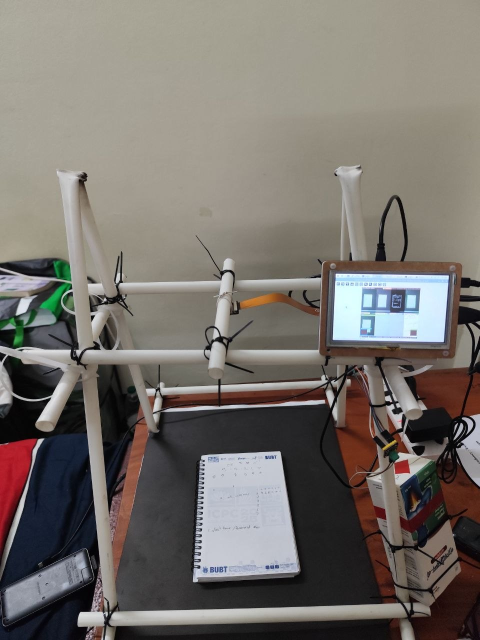
#> input picture Docscanner_simulation/image1.jpg, 960 x 1280 px (shown at 1/2 size)
$ python -i detector.py   (imports and definitions only)
#> lines starting #> are read from the running program, lines starting #| are printed output that depends on the picture; after the words box and inside, x2 and y2 are one past the last pixel; in counts of white or black regions, pixels touching at a corner belong together
### config.py
"""Configuration constants for the Smart Document Scanner.

All defaults live here so every module imports a single source of truth.
The runtime ``AppConfig`` dataclass can be constructed with overrides for
testing, but production code should just import the module-level constants.
"""

from __future__ import annotations

from dataclasses import dataclass, field
from pathlib import Path

# --------------------------------------------------------------------------- #
# Window / app
# --------------------------------------------------------------------------- #
WINDOW_TITLE = "Smart Document Scanner  -  C capture  D finish PDF  N new session  Q quit"

# --------------------------------------------------------------------------- #
# Directories
# --------------------------------------------------------------------------- #
PROJECT_ROOT: Path = Path(__file__).resolve().parent
CAPTURES_DIR: Path = PROJECT_ROOT / "captures"
SCANNED_DIR: Path = CAPTURES_DIR / "scanned"
RAW_DIR: Path = CAPTURES_DIR / "raw"
OUTPUT_DIR: Path = PROJECT_ROOT / "output"
PDF_DIR: Path = OUTPUT_DIR / "pdf"
QR_DIR: Path = OUTPUT_DIR / "qr"
TEMPLATES_DIR: Path = PROJECT_ROOT / "templates"

# --------------------------------------------------------------------------- #
# Camera
# --------------------------------------------------------------------------- #
DEFAULT_CAMERA_WIDTH: int = 1280
DEFAULT_CAMERA_HEIGHT: int = 720
# Accepted ``backend`` values:
#   "opencv"    - ``cv2.VideoCapture`` (USB cams / DroidCam URLs on any OS)
#   "picamera2" - Raspberry Pi Camera Module via libcamera + picamera2
#   "auto"      - pick "picamera2" on a Pi, "opencv" everywhere else
DEFAULT_BACKEND: str = "auto"
# When the configured camera source is unreachable, the LIVE loop shows a
# "camera not found" overlay and re-attempts ``Camera.try_reopen()`` every
# CAMERA_RETRY_SECONDS seconds (the heartbeat tick comes from the same 30 ms
# render loop). The app stays alive indefinitely until the device comes back.
CAMERA_RETRY_SECONDS: float = 3.0

# A document scanner benefits more from fixed focus than continuous autofocus:
# the document sits at a known distance, AF hunting during a multi-page scan
# produces focus-driven blur frames, and the IMX519 + AK7375 stack on the Pi
# accepts manual ``LensPosition`` in *dioptres* (1/metres) via libcamera.
# ``DEFAULT_LENS_POSITION_DIOPTRES = 2.2`` corresponds to ~0.45 m (45 cm),
# a comfortable desk-to-document distance. Tune per setup via --lens-position.
DEFAULT_AUTOFOCUS: bool = False
DEFAULT_LENS_POSITION_DIOPTRES: float = 2.2

# --------------------------------------------------------------------------- #
# Document scanning pipeline
# --------------------------------------------------------------------------- #
SCAN_MODE: str = "color"                  # "color" | "grayscale" | "bw"
A4_WIDTH_PX: int = 1654                   # 8.27 in * 200 dpi  (long edge ~220 dpi A4)
A4_HEIGHT_PX: int = 2339                  # 11.69 in * 200 dpi
DOC_BORDER_CROP_PX: int = 20              # final crop after perspective warp
# Maximum upscale ratio between the warped crop and the final A4-sized
# output.  Phone cameras crop out a ~1000 px wide page; upscaling 2.4x to
# 300 dpi A4 produced a soft, waxy result (Laplacian variance drops from
# 300 -> 6).  Cap the upscale so the warped region is rendered at its
# natural resolution whenever possible.
MAX_UPSCALE_RATIO: float = 1.0            # 1.0 = never upscale; cap to source
JPEG_QUALITY: int = 90
SHADOW_REMOVAL: bool = False
SHARPEN: bool = True
# Hard sharpness floor that ALWAYS fires before a page lands in the PDF,
# even when QUALITY_GATE_ENABLED is False.  50 catches the "6.0 variance
# waxy upscale" failure mode while still accepting clean MJPEG streams.
ABSOLUTE_BLUR_MIN_VARIANCE: float = 50.0

# --------------------------------------------------------------------------- #
# Flask / web UI
# --------------------------------------------------------------------------- #
DEFAULT_WEB_HOST: str = "0.0.0.0"
DEFAULT_WEB_PORT: int = 5000

# --------------------------------------------------------------------------- #
# Document detection (OpenCV contour pass)
# --------------------------------------------------------------------------- #
# When True, ``DocumentProcessor`` first asks ``DocumentDetector`` for a coarse
# document bbox and refines the corners inside that ROI; if that yields nothing
# it falls back to refining against the full-frame edge map.  Set False to skip
# the ROI stage and always use the full-frame edge path.
USE_ROI_DETECTOR: bool = True
DOC_MIN_AREA_RATIO: float = 0.08          # doc must cover >= 8% of frame

# --------------------------------------------------------------------------- #
# Quality gate (per-capture)
# --------------------------------------------------------------------------- #
QUALITY_GATE_ENABLED: bool = False  # user asked to turn all rejection conditions off
# Laplacian variance threshold for the "blurry" check.  80 is fine for a
# scanner over a desk; phone-camera MJPEG streams over Wi-Fi typically
# land around 15-30 because of compression + autofocus hunting.  Use
# ``--blur-min`` on the CLI to override per session.
BLUR_MIN_VARIANCE: float = 15.0
BRIGHTNESS_MIN: float = 25.0              # reject near-black frames
BRIGHTNESS_MAX: float = 240.0             # reject near-white frames
# Mean absolute pixel difference between the previous and current processed
# frame.  12 px is fine for a stationary scanner, but MJPEG over Wi-Fi
# routinely shows 15-30 px just from macroblock shimmer, and *real* camera
# shake can push it to 60+.  Raise this on the CLI via ``--motion-max`` if
# "rejected: motion" keeps firing.
MOTION_MAX_PX: float = 60.0
CORNER_CONFIDENCE_MIN: float = 0.30

# --------------------------------------------------------------------------- #
# Auto capture
# --------------------------------------------------------------------------- #
# When enabled, the LIVE loop auto-captures the current frame whenever a
# stable document contour has been observed for ``DEFAULT_STABLE_FRAMES``
# consecutive frames (~2 s at the default 30 ms LIVE tick, i.e. 60 frames).
# After each capture the FSM parks in State 2 and only flips back to
# State 1 after ``DEFAULT_AUTO_CAPTURE_COOLDOWN`` seconds of continuous
# no-match, giving the user time to swap pages.  Currently 1.5 s.
DEFAULT_AUTO_CAPTURE_ENABLED: bool = True
DEFAULT_AUTO_CAPTURE_COOLDOWN: float = 1.5  # 1.5 s no-match window in State 2 before flipping back to State 1

# --------------------------------------------------------------------------- #
# Audio cues - short WAV beeps for "doc detected / stable / captured".
# The ``sound`` module is pure-stdlib and self-synthesises the tones, so
# no extra pip dependency is required.  On Windows ``winsound`` is used
# directly; on macOS / Linux the platform's built-in audio player
# (``afplay`` / ``aplay`` / ``paplay``) is invoked through ``subprocess``.
# If no backend is available the calls silently no-op so the LIVE loop
# is never blocked or crashed by a missing sound card.
# --------------------------------------------------------------------------- #
DEFAULT_SOUND_ENABLED: bool = True
DEFAULT_SOUND_VOLUME: float = 0.6  # 0.0 (silent) - 1.0 (full)
DEFAULT_SOUND_SAMPLE_RATE: int = 22050
# ALSA I2S backend - same MAX98357A card as the long-form MP3 pipeline.
# ``plughw:2,0`` is the overlay card 2, device 0 on the Pi 5.
DEFAULT_SOUND_ALSA_DEVICE: str = "plughw:2,0"
DEFAULT_SOUND_ALSA_CHUNK_BYTES: int = 4096
# Stable corners required before auto-capture fires.  At the 30 ms LIVE
# tick (~33 fps) ``required_frames`` is roughly the wait time in seconds
# times 33, so the default 60 is ~1.8 s on the LIVE loop.  Bump this for a
# longer "hold still" window, drop it for snappier auto-capture.
DEFAULT_STABLE_FRAMES: int = 3  # ~1.8 s at the 30 ms LIVE tick
# Maximum corner drift (pixels) tolerated between consecutive frames.
# The contour + approxPolyDP pass routinely jitters 8-15 px even when the document
# is held still, so a tight 6 px threshold never lets the streak build.
# 18 px is comfortably above that noise floor but still below the drift
# you get from a slow hand swap (~40+ px).
DEFAULT_STABILITY_TOLERANCE: float = 18.0

# --------------------------------------------------------------------------- #
# Voice prompts (spoken cues layered on top of the tone ``sound`` module).
# The ``voice`` module renders WAV blobs via ``pyttsx3`` on Windows or
# ``espeak-ng`` (subprocess) on Linux / Raspberry Pi, then forwards them
# to ``sound.SoundPlayer._play_wav`` so tones and voice share the same
# audio backend.  Both backends are fully offline - no internet needed.
# --------------------------------------------------------------------------- #
DEFAULT_VOICE_ENABLED: bool = True
DEFAULT_VOICE_LANGUAGE: str = "en"      # espeak-ng voice id; "en", "en-us", "de", ...
DEFAULT_VOICE_RATE_WPM: int = 165       # speaking rate (pyttsx3 honours it; espeak gets ~170 wpm equivalent)
DEFAULT_VOICE_BACKEND: str = "auto"     # "pyttsx3" | "espeak" | "auto"

# --------------------------------------------------------------------------- #
# Long-form MP3 cues (Raspberry Pi 5 + MAX98357A I2S amp deployment).
#
# The ``mp3_player`` module plays user-supplied ``captured.mp3`` /
# ``deleted.mp3`` clips directly on the Pi 5's hardware I2S amp via
# ``pydub`` + ``pyalsaaudio`` (no PulseAudio / PipeWire in the path).
# On Windows / macOS / any host without pydub+alsaaudio+ffmpeg the
# player is a silent no-op so the dev box keeps working.
# --------------------------------------------------------------------------- #
DEFAULT_MP3_ENABLED: bool = True
DEFAULT_MP3_DEVICE: str = "plughw:2,0"   # MAX98357A card 2, device 0
DEFAULT_MP3_VOLUME_DB: float = 8.0       # +8 dB software gain (no hw mixer)
DEFAULT_MP3_CAPTURED_FILE: str = "captured.mp3"
DEFAULT_MP3_DELETED_FILE: str = "deleted.mp3"

# --------------------------------------------------------------------------- #
# Auto page-change detection
# --------------------------------------------------------------------------- #
# When enabled, ``PageChangeDetector`` watches the live pipeline for a
# "stable -> moved -> stable-again" gesture AND a phash delta on the warped
# A4 page.  On confirm it can auto-bump the in-session page counter and
# surface a "new page detected" message on the LIVE overlay.
PAGE_CHANGE_ENABLED: bool = True
# Hamming distance (over 64 bits) between the previous captured page's
# perceptual hash and the current one that qualifies as a *different* page.
PAGE_CHANGE_HASH_DISTANCE: int = 10
# Mean absolute pixel-difference that must be sustained before we declare
# the page "moved".  Mirrors QualityGate.MOTION_MAX_PX but in the other
# direction.
PAGE_CHANGE_MOTION_TRIGGER_PX: float = 25.0
# After a swap we wait until motion settles below this threshold for
# PAGE_CHANGE_REST_FRAMES consecutive frames before re-arming.
PAGE_CHANGE_MOTION_REST_PX: float = 6.0
PAGE_CHANGE_REST_FRAMES: int = 6
# Minimum corner-distance jump (px) required between the last stable quad
# and the new stable quad for the displacement arm to fire.
PAGE_CHANGE_QUAD_JUMP_PX: float = 35.0
# Whether the detector is allowed to bump the page counter automatically.
# Tests / demos can set this to False to observe events without side effects.
AUTO_PAGE_CHANGE_BUMP: bool = True

# --------------------------------------------------------------------------- #
# PDF / QR file naming
# --------------------------------------------------------------------------- #
DOCUMENT_PREFIX: str = "document_"
PAGE_PREFIX: str = "page_"
RAW_PREFIX: str = "raw_"
DOCUMENT_COUNTER_START: int = 1
PDF_DPI: float = 300.0
QR_FILENAME_SUFFIX: str = ".png"

# --------------------------------------------------------------------------- #
# Legacy aliases (kept so older imports keep working)
# --------------------------------------------------------------------------- #
DEFAULT_CAMERA_WIDTH = DEFAULT_CAMERA_WIDTH  # noqa: PLW0127
DEFAULT_CAMERA_HEIGHT = DEFAULT_CAMERA_HEIGHT  # noqa: PLW0127
DEFAULT_MIN_AREA_RATIO = DOC_MIN_AREA_RATIO
DEFAULT_OUTPUT_WIDTH = A4_WIDTH_PX
DEFAULT_OUTPUT_HEIGHT = A4_HEIGHT_PX
DEFAULT_PDF_DPI = PDF_DPI
DEFAULT_STABLE_FRAMES = DEFAULT_STABLE_FRAMES
DEFAULT_STABILITY_TOLERANCE = DEFAULT_STABILITY_TOLERANCE
DEFAULT_AUTO_CAPTURE_ENABLED = DEFAULT_AUTO_CAPTURE_ENABLED
DEFAULT_AUTO_CAPTURE_COOLDOWN = DEFAULT_AUTO_CAPTURE_COOLDOWN
DEFAULT_SOUND_ENABLED = DEFAULT_SOUND_ENABLED
DEFAULT_SOUND_VOLUME = DEFAULT_SOUND_VOLUME
DEFAULT_SOUND_SAMPLE_RATE = DEFAULT_SOUND_SAMPLE_RATE
DEFAULT_SOUND_ALSA_DEVICE = DEFAULT_SOUND_ALSA_DEVICE
DEFAULT_SOUND_ALSA_CHUNK_BYTES = DEFAULT_SOUND_ALSA_CHUNK_BYTES
DEFAULT_VOICE_ENABLED = DEFAULT_VOICE_ENABLED
DEFAULT_VOICE_LANGUAGE = DEFAULT_VOICE_LANGUAGE
DEFAULT_VOICE_RATE_WPM = DEFAULT_VOICE_RATE_WPM
DEFAULT_VOICE_BACKEND = DEFAULT_VOICE_BACKEND
PDF_DEFAULT_NAME = "scan.pdf"
PDF_PREFIX = "scan_"
DEFAULT_MP3_ENABLED = DEFAULT_MP3_ENABLED  # noqa: PLW0127
DEFAULT_MP3_DEVICE = DEFAULT_MP3_DEVICE  # noqa: PLW0127
DEFAULT_MP3_VOLUME_DB = DEFAULT_MP3_VOLUME_DB  # noqa: PLW0127
DEFAULT_MP3_CAPTURED_FILE = DEFAULT_MP3_CAPTURED_FILE  # noqa: PLW0127
DEFAULT_MP3_DELETED_FILE = DEFAULT_MP3_DELETED_FILE  # noqa: PLW0127

# --------------------------------------------------------------------------- #
# Runtime dataclass (overridable for tests)
# --------------------------------------------------------------------------- #
@dataclass(frozen=True)
class AppConfig:
    """Application configuration values."""

    camera_width: int = DEFAULT_CAMERA_WIDTH
    camera_height: int = DEFAULT_CAMERA_HEIGHT
    backend: str = DEFAULT_BACKEND
    web_host: str = DEFAULT_WEB_HOST
    web_port: int = DEFAULT_WEB_PORT
    output_width: int = DEFAULT_OUTPUT_WIDTH
    output_height: int = DEFAULT_OUTPUT_HEIGHT
    min_area_ratio: float = DEFAULT_MIN_AREA_RATIO
    pdf_dpi: float = DEFAULT_PDF_DPI
    stable_frames: int = DEFAULT_STABLE_FRAMES
    stability_tolerance: float = DEFAULT_STABILITY_TOLERANCE
    auto_capture_enabled: bool = DEFAULT_AUTO_CAPTURE_ENABLED
    auto_capture_cooldown: float = DEFAULT_AUTO_CAPTURE_COOLDOWN
    scan_mode: str = SCAN_MODE
    use_roi_detector: bool = USE_ROI_DETECTOR
    quality_gate_enabled: bool = QUALITY_GATE_ENABLED
    shadow_removal: bool = SHADOW_REMOVAL
    sharpen: bool = SHARPEN
    page_change_enabled: bool = PAGE_CHANGE_ENABLED
    page_change_hash_distance: int = PAGE_CHANGE_HASH_DISTANCE
    page_change_motion_trigger_px: float = PAGE_CHANGE_MOTION_TRIGGER_PX
    page_change_motion_rest_px: float = PAGE_CHANGE_MOTION_REST_PX
    page_change_rest_frames: int = PAGE_CHANGE_REST_FRAMES
    page_change_quad_jump_px: float = PAGE_CHANGE_QUAD_JUMP_PX
    voice_enabled: bool = DEFAULT_VOICE_ENABLED
    voice_language: str = DEFAULT_VOICE_LANGUAGE
    voice_rate_wpm: int = DEFAULT_VOICE_RATE_WPM
    voice_backend: str = DEFAULT_VOICE_BACKEND
    sound_alsa_device: str = DEFAULT_SOUND_ALSA_DEVICE
    sound_alsa_chunk_bytes: int = DEFAULT_SOUND_ALSA_CHUNK_BYTES
    mp3_enabled: bool = DEFAULT_MP3_ENABLED
    mp3_device: str = DEFAULT_MP3_DEVICE
    mp3_volume_db: float = DEFAULT_MP3_VOLUME_DB
    mp3_captured_file: str = DEFAULT_MP3_CAPTURED_FILE
    mp3_deleted_file: str = DEFAULT_MP3_DELETED_FILE
    extra: dict = field(default_factory=dict)


# Ensure runtime directories exist (idempotent).
for _d in (CAPTURES_DIR, SCANNED_DIR, RAW_DIR, OUTPUT_DIR, PDF_DIR, QR_DIR):
    _d.mkdir(parents=True, exist_ok=True)
#> further down, picture is the input picture: shape (1280, 960, 3); mean B, G, R 107.8, 113.4, 118.9

### detector.py
"""Document detector (OpenCV contour pass).

Returns a coarse bounding box ``(x, y, w, h)`` for the most likely document in
the frame, or ``None`` if nothing usable was found.  The bbox is intentionally
generous; :class:`corner_refiner.CornerRefiner` tightens it into a
quadrilateral afterwards.

History: this used to run YOLOv8n first and fall back to the contour pass.  The
YOLO half was removed -- the bundled weights failed to load on the Pi
(``bad marshal data``), so every frame paid for an exception and then used this
contour path anyway.  Dropping it removes the ``ultralytics``/``torch``
dependency (a very large install on a Raspberry Pi) with no change in
behaviour.
"""

from __future__ import annotations

import logging
from typing import Optional, Tuple

import cv2
import numpy as np

from config import DOC_MIN_AREA_RATIO

logger = logging.getLogger(__name__)

BBox = Tuple[int, int, int, int]


class DocumentDetector:
    """Coarse document localiser built on a Canny + contour pass."""

    def __init__(
        self,
        *,
        min_area_ratio: float = DOC_MIN_AREA_RATIO,
    ) -> None:
        self.min_area_ratio = min_area_ratio

    # ------------------------------------------------------------------ #
    def detect(self, frame_bgr: np.ndarray) -> Optional[BBox]:
        """Return the largest document bbox in ``frame_bgr`` or ``None``."""
        h, w = frame_bgr.shape[:2]
        min_area = self.min_area_ratio * w * h
        return self._detect_contour(frame_bgr, min_area)

    # ------------------------------------------------------------------ #
    def _detect_contour(self, frame_bgr: np.ndarray, min_area: float) -> Optional[BBox]:
        """Coarse document bbox from a Canny + contour pass.

        The bbox is intentionally generous; the corner refiner tightens it
        later.
        """
#> called with min_area = 98304
        gray = cv2.cvtColor(frame_bgr, cv2.COLOR_BGR2GRAY)
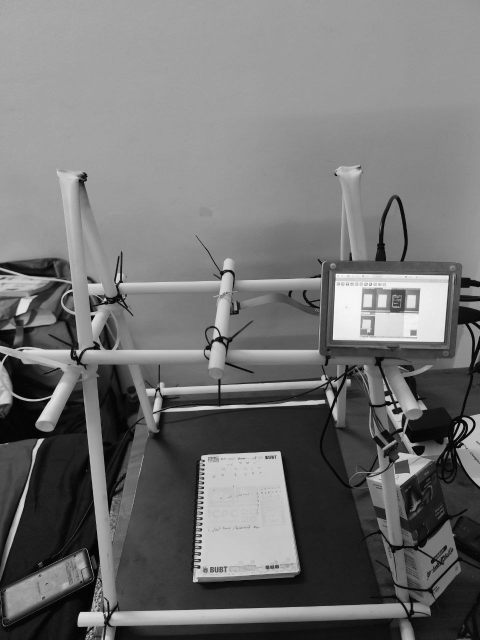
#> gray: shape (1280, 960) (shown at 1/2 size); min 0, max 252, mean 114.4
        blurred = cv2.GaussianBlur(gray, (5, 5), 0)
        edges = cv2.Canny(blurred, 50, 150)
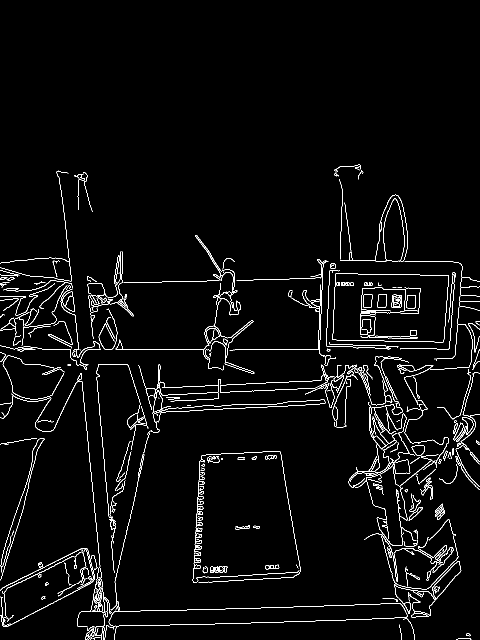
#> edges: shape (1280, 960) (shown at 1/2 size); 2.9% white in thin lines or dots, all inside (x1, y1, x2, y2) = (0, 329, 960, 1280)
        edges = cv2.dilate(edges, np.ones((5, 5), np.uint8), iterations=1)
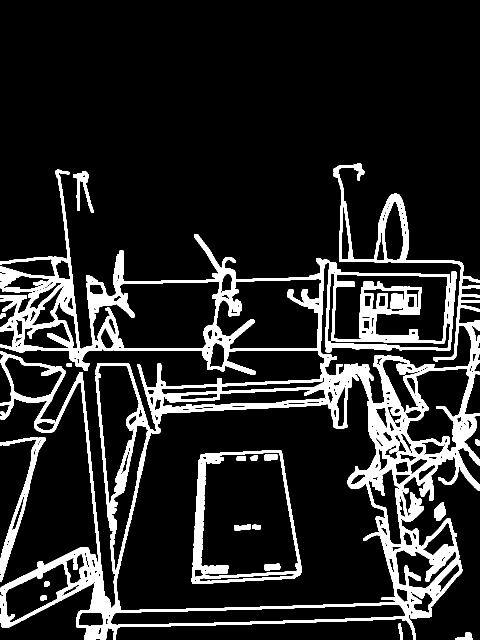
#> edges: shape (1280, 960) (shown at 1/2 size); 14% white; 21 white regions
        contours, _ = cv2.findContours(
            edges, cv2.RETR_EXTERNAL, cv2.CHAIN_APPROX_SIMPLE
        )
#> contours = 10 contours; largest, box (x1, y1, x2, y2) and area: (0, 339, 960, 1280) 514867, (0, 874, 91, 1163) 4276, (146, 342, 188, 426) 1020, (666, 327, 729, 361) 679, (868, 1005, 892, 1042) 568
        if not contours:
            return None
        contours = sorted(contours, key=cv2.contourArea, reverse=True)
        for cnt in contours[:5]:
            if cv2.contourArea(cnt) < min_area:
                continue
            x, y, w, h = cv2.boundingRect(cnt)
            if w * h >= min_area:
                return (x, y, w, h)
#> this loop made 1 pass
#> (x, y, w, h) on pass 1: (0, 339, 960, 941)
        return None

>>> import cv2
>>> picture = cv2.imread('Docscanner_simulation/image1.jpg')
>>> result = DocumentDetector().detect(picture)
#> result = (0, 339, 960, 941)

$ run again, on Docscanner_simulation/image2.jpg
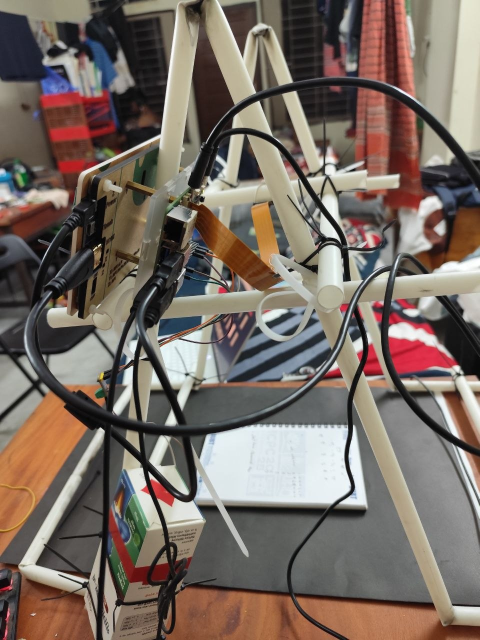
#> input picture Docscanner_simulation/image2.jpg, 960 x 1280 px (shown at 1/2 size)
#> picture is the input picture: shape (1280, 960, 3); mean B, G, R 99.2, 107.8, 120.6
#> in _detect_contour, `edges = cv2.Canny(blurred, 50, 150)`:
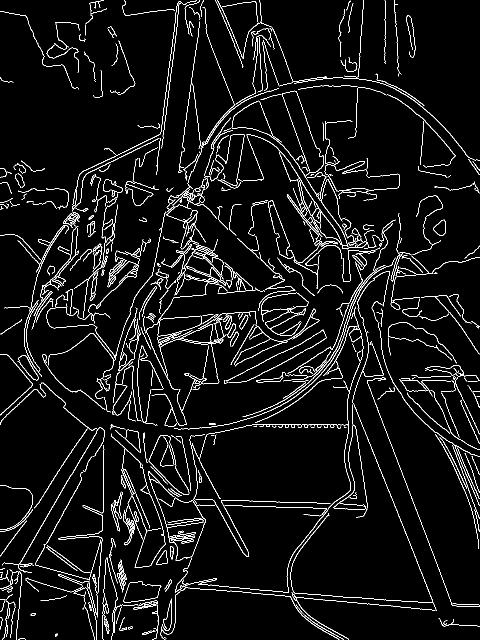
#> edges: shape (1280, 960) (shown at 1/2 size); 5% white in thin lines or dots
#> in _detect_contour, `edges = cv2.dilate(edges, np.ones((5, 5), np.uint8), iterations=1)`:
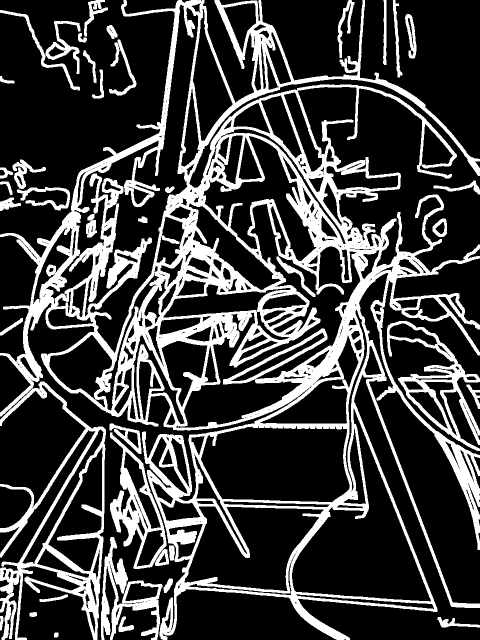
#> edges: shape (1280, 960) (shown at 1/2 size); 25.1% white; 38 white regions
#> contours = 34 contours; largest, box (x1, y1, x2, y2) and area: (0, 0, 960, 1280) 641736, (774, 642, 960, 902) 15622, (220, 865, 338, 1138) 14282, (202, 1074, 325, 1280) 8436, (0, 20, 161, 181) 3348
#> the loop in _detect_contour, `for cnt in contours[:5]:` made 1 pass
#> result = (0, 0, 960, 1280)
